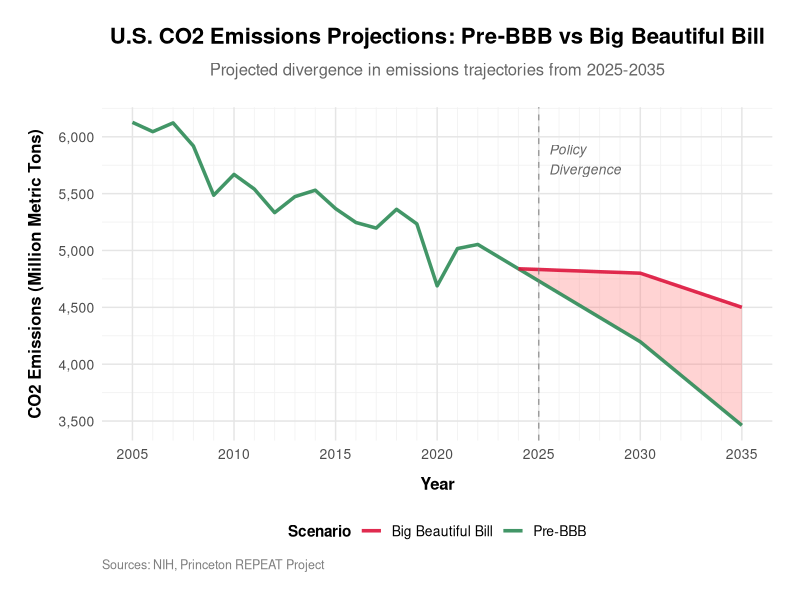
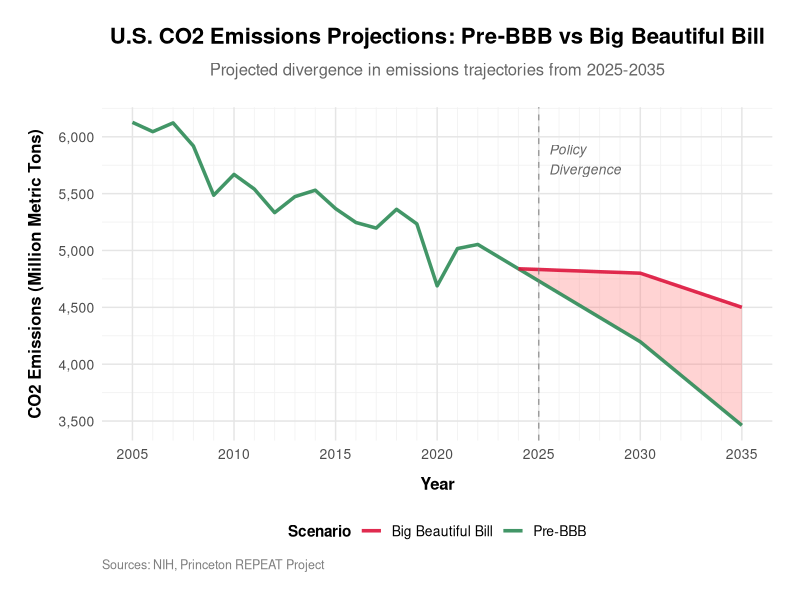

The R source for these figures, in order:
library(ggplot2)
library(dplyr)
library(tidyr)
library(readr)
library(scales)

# Read and process the data (assuming your original data processing works)
df <- read_csv("data/EMSE 6220 - Sheet1.csv", skip = 5)
df <- df[c(2, 8), 3:33] 
df_pre <- df[1, 1:31]
df_tobind <- df_pre[,20]
df_pre <- pivot_longer(df_pre, cols = 1:31, names_to = 'years', values_to = 'C02')
df_post <- cbind(df_tobind, df[2, 21:31])
df_post <- pivot_longer(df_post, cols = 1:12, names_to = 'years', values_to = 'C02')

# Clean the data
df_pre <- df_pre %>% 
  mutate(C02 = gsub(",", "", C02)) %>% 
  mutate(years = as.numeric(years),
         C02 = as.numeric(C02)) %>%
  filter(!is.na(C02), !is.na(years))

df_post <- df_post %>% 
  mutate(C02 = gsub(",", "", C02)) %>% 
  mutate(years = as.numeric(years),
         C02 = as.numeric(C02)) %>%
  filter(!is.na(C02), !is.na(years))

# Add scenario labels
df_pre$scenario <- "Pre-BBB"
df_post$scenario <- "Big Beautiful Bill"

df_combined <- rbind(df_pre, df_post)


ribbon_years <- seq(2024, 2035, by = 1)
ribbon_data <- data.frame(
  years = ribbon_years,
  pre_bbb = approx(df_pre$years, df_pre$C02, xout = ribbon_years)$y,
  bbb = approx(df_post$years, df_post$C02, xout = ribbon_years)$y
)

ribbon_data <- ribbon_data[complete.cases(ribbon_data), ]

p <- ggplot() +
  geom_ribbon(data = ribbon_data, 
              aes(x = years, ymin = pre_bbb, ymax = bbb),
              fill = "#FF6B6B", alpha = 0.3,
              color = NA) +
  geom_line(data = df_pre, 
            aes(x = years, y = C02, color = "Pre-BBB"),
            size = 1.2, alpha = 0.9) +
  geom_line(data = df_post, 
            aes(x = years, y = C02, color = "Big Beautiful Bill"),
            size = 1.2, alpha = 0.9) +
  scale_color_manual(values = c("Pre-BBB" = "#2E8B57", 
                                "Big Beautiful Bill" = "#DC143C"),
                     name = "Scenario") +
  scale_x_continuous(breaks = seq(2005, 2035, 5),
                     minor_breaks = seq(2005, 2035, 1)) +
  scale_y_continuous(labels = comma_format(),
                     breaks = seq(3000, 6500, 500)) +
  labs(title = "U.S. CO2 Emissions Projections: Pre-BBB vs Big Beautiful Bill",
       subtitle = "Projected divergence in emissions trajectories from 2025-2035",
       x = "Year",
       y = "CO2 Emissions (Million Metric Tons)",
       caption = "Sources: NIH, Princeton REPEAT Project") +
  theme_minimal(base_size = 12) +
  theme(
    plot.title = element_text(size = 16, face = "bold", hjust = 0.5, margin = margin(b = 10)),
    plot.subtitle = element_text(size = 12, hjust = 0.5, color = "gray40", margin = margin(b = 20)),
    plot.caption = element_text(size = 9, color = "gray50", hjust = 0),
    legend.position = "bottom",
    legend.title = element_text(size = 11, face = "bold"),
    legend.text = element_text(size = 10),
    axis.title.x = element_text(size = 12, face = "bold", margin = margin(t = 10)),
    axis.title.y = element_text(size = 12, face = "bold", margin = margin(r = 10)),
    axis.text = element_text(size = 10),
    panel.grid.major = element_line(color = "gray90", size = 0.5),
    panel.grid.minor = element_line(color = "gray95", size = 0.3),
    plot.margin = margin(20, 20, 20, 20)
  ) +
  geom_vline(xintercept = 2025, linetype = "dashed", color = "gray50", alpha = 0.7) +
  annotate("text", x = 2025.5, y = 5800, 
           label = "Policy\nDivergence", 
           hjust = 0, size = 3.5, color = "gray40",
           fontface = "italic")

print(p)

# Save the plot
ggsave("data/co2_emissions_comparison.png", 
       plot = p, 
       width = 12, height = 8, 
       dpi = 300, 
       bg = "white")
